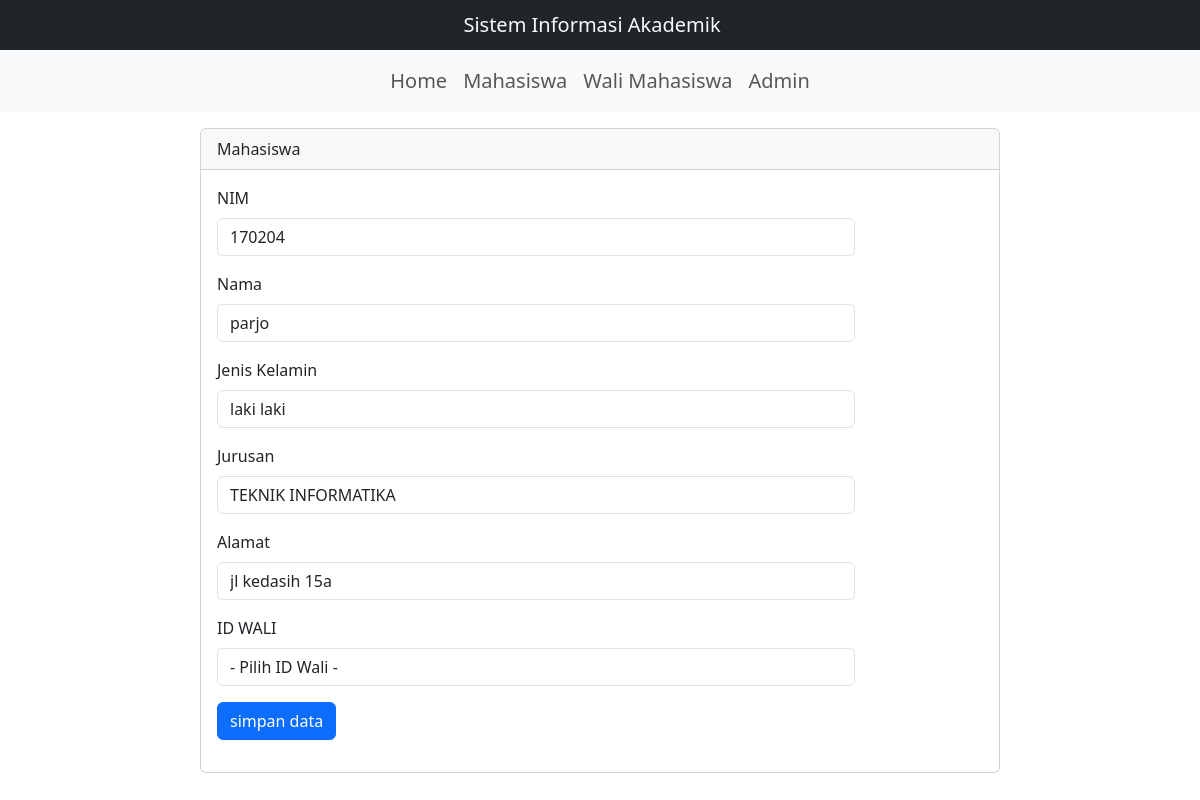
Screenshot of /mahasiswa.php?op=edit&id_mhs=2 with the database file from the repository.
### tables this page shows
CREATE TABLE `mahasiswa` (
  `id_mhs` int(5) NOT NULL,
  `nim` varchar(9) NOT NULL,
  `nama` varchar(100) NOT NULL,
  `jenis_kelamin` varchar(10) NOT NULL,
  `jurusan` varchar(50) NOT NULL,
  `alamat` text NOT NULL,
  `id_wali` int(10) NOT NULL
);

### mahasiswa.php (the view, shortened to what this page needs)
<?php
include 'koneksi.php';
$nim            = "";
$nama           = "";
$jenis_kelamin  = "";
$jurusan        = "";
$alamat         = "";
if (isset($_GET['op'])) {
    $op = $_GET['op'];
} else {
    $op = "";
}
if ($op == 'edit') {
    $id_mhs= $_GET['id_mhs'];
    $sql2    = "SELECT * from mahasiswa where id_mhs = '$id_mhs'";
    $q1      = mysqli_query($koneksi, $sql2);
    $r1      = mysqli_fetch_array($q1);
    $nim = $r1['nim'];
    $nama = $r1['nama'];
    $jenis_kelamin = $r1['jenis_kelamin'];
    $jurusan = $r1['jurusan'];
    $alamat = $r1['alamat'];
}
?>
<!DOCTYPE html>
<html lang="en">
<head>
    <link href="https://cdn.jsdelivr.net/npm/bootstrap@5.3.2/dist/css/bootstrap.min.css" rel="stylesheet">
</head>
<header>
    <nav class="navbar bg-dark">
        <div class="container-fluid d-flex justify-content-center">
            <span class="navbar-brand text-light mb-0 h1">Sistem Informasi Akademik</span>
        </div>
    </nav>
</header>
<nav class="navbar navbar-expand-lg bg-body-tertiary sticky-top">
    <div class="container-fluid">
        <div class="collapse navbar-collapse d-flex justify-content-center" id="navbarSupportedContent">
            <ul class="navbar-nav fs-5">
                <li class="nav-item">
                    <a class="nav-link" aria-current="page" href="index.php">Home</a>
                </li>
                <li class="nav-item">
                    <a class="nav-link" href="mahasiswa.php">Mahasiswa</a>
                </li>
                <li class="nav-item">
                    <a class="nav-link" href="wali_mhs.php">Wali Mahasiswa</a>
                </li>
                <li class="nav-item">
                    <a class="nav-link" aria-current="page" href="admin.php">Admin</a>
                </li>
            </ul>
        </div>
    </div>
</nav>
<main>
    <div class="mx-auto card mt-3">
        <div class="card-header">
            Mahasiswa
        </div>
        <div class="card-body">
            <form action="" method="POST">
                <div class="mb-3">
                    <label for="nim" class="form-label">NIM</label>
                    <div class="col-sm-10">
                        <input type="text" class="form-control" id="nim" name="nim" placeholder="NIM" value="<?php echo $nim ?>">
                    </div>
                <div class="mt-3">
                    <label for="nama" class="form-label">Nama</label>
                    <div class="col-sm-10">
                        <input type="text" class="form-control" id="nama" name="nama" placeholder="Nama Mahasiswa" value="<?php echo $nama ?>">
                    </div>
                </div>
                <div class="mt-3">
                    <label for="jenis_kelamin" class="form-label">Jenis Kelamin</label>
                    <div class="col-sm-10">
                        <input type="text" class="form-control" id="jenis_kelamin" name="jenis_kelamin" placeholder="Jenis Kelamin" value="<?php echo $jenis_kelamin ?>">
                    </div>
                </div>
                <div class="mt-3">
                    <label for="jurusan" class="form-label">Jurusan</label>
                    <div class="col-sm-10">
                       <select class="form-control"name="jurusan" id="jurusan">
                            <option value="TEKNIK INFORMATIKA" <?php if($jurusan == "TEKNIK INFORMATIKA") echo "selected"?>>TEKNIK INFORMATIKA</option>
                       </select>
                    </div>
                </div>
                <div class="mt-3">
                    <label for="alamat" class="form-label">Alamat</label>
                    <div class="col-sm-10">
                        <input type="text" class="form-control" id="alamat" name="alamat" placeholder="Alamat" value="<?php echo $alamat ?>">
                    </div>
                </div>
                <div class="mt-3">
                    <label for="id_wali" class="form-label">ID WALI</label>
                    <div class="col-sm-10">
                       <select class="form-control" id="id_wali" name="id_wali">
                            <option value="">- Pilih ID Wali -</option>
                       </select>
                    </div>
                </div>
                <div class="col-12 mt-3">
                    <input type="submit" name="simpan" value="simpan data" class="btn btn-primary">
                </div>
            </form>
        </div>
    </div>
</main>
</body>
</html>

### mahasiswa.php (style rules this page uses)
.mx-auto { width: 800px; }

### rows the page displays
mahasiswa: nim "170204", nama "parjo", jenis_kelamin "laki laki", jurusan "TEKNIK INFORMATIKA", alamat "jl kedasih 15a"
